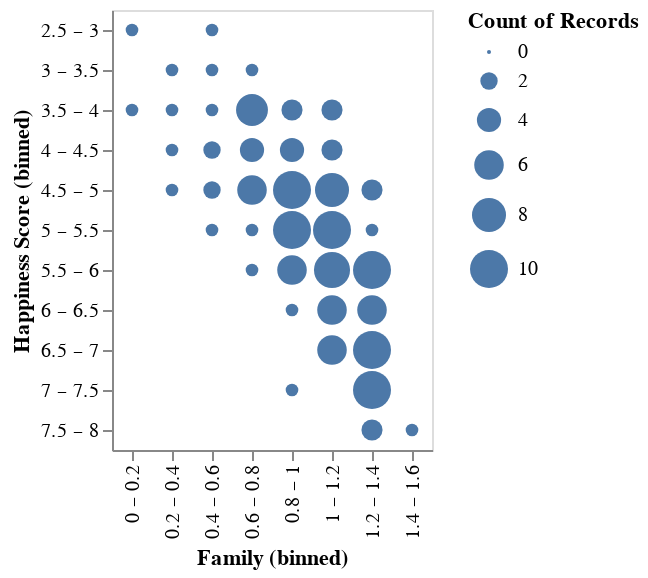

This figure's notebook cell:
### Code cell
#binned scatter plot showing correlation between happiness
# score and family 
binplot = alt.Chart(happy_data).mark_circle().encode(
    alt.X('Family:O', bin=True),
    alt.Y('Happiness Score:O', bin=True),
    size='count()'
    
)
binplot

### Figure 1 — Vega-Lite specification as saved in the notebook (floating-point values rounded to 4 significant figures; data arrays with more than 128 entries replaced by an {"elided": "..."} marker saying what was removed)
{"config": {"view": {"continuousWidth": 400, "continuousHeight": 300}}, "data": {"name": "data-8833bd7f6f69202e7c8c03dcae7ae33a"}, "mark": "circle", "encoding": {"size": {"type": "quantitative", "aggregate": "count"}, "x": {"type": "ordinal", "bin": true, "field": "Family"}, "y": {"type": "ordinal", "bin": true, "field": "Happiness Score"}}, "$schema": "https://vega.github.io/schema/vega-lite/v4.8.1.json", "datasets": {"data-8833bd7f6f69202e7c8c03dcae7ae33a": {"elided": "158 records"}}}
